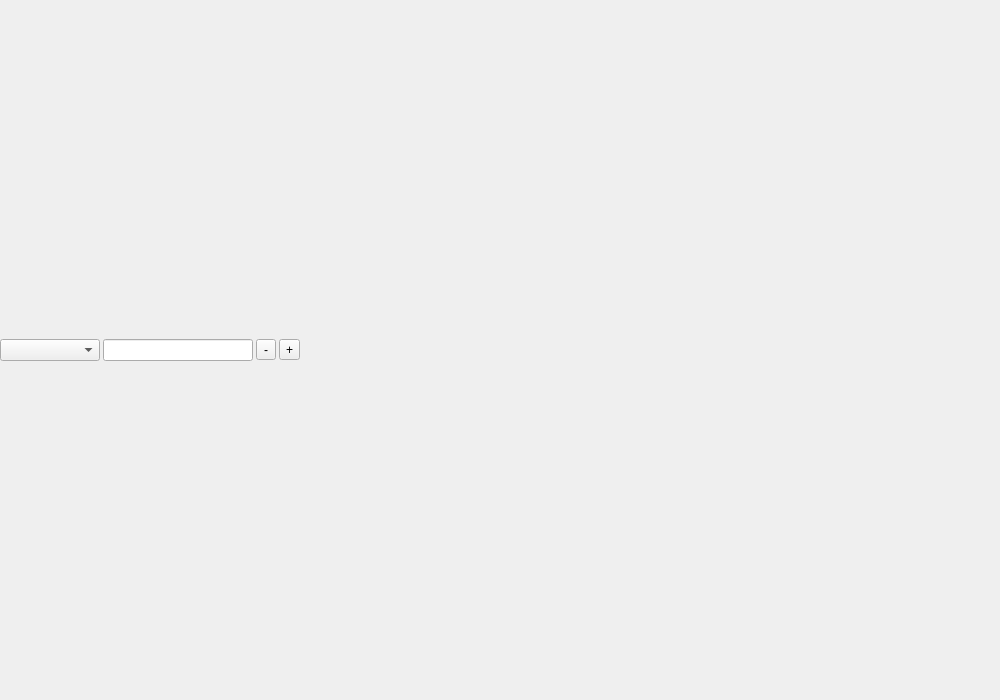
<?xml version="1.0" encoding="UTF-8"?>
<ui version="4.0">
 <class>GenomeVisualizationWidget</class>
 <widget class="QWidget" name="GenomeVisualizationWidget">
  <property name="geometry">
   <rect>
    <x>0</x>
    <y>0</y>
    <width>1000</width>
    <height>700</height>
   </rect>
  </property>
  <property name="minimumSize">
   <size>
    <width>1000</width>
    <height>700</height>
   </size>
  </property>
  <property name="windowTitle">
   <string>Form</string>
  </property>
  <layout class="QVBoxLayout" name="verticalLayout">
   <property name="spacing">
    <number>3</number>
   </property>
   <property name="leftMargin">
    <number>0</number>
   </property>
   <property name="topMargin">
    <number>3</number>
   </property>
   <property name="rightMargin">
    <number>0</number>
   </property>
   <property name="bottomMargin">
    <number>3</number>
   </property>
   <item>
    <layout class="QHBoxLayout" name="horizontalLayout">
     <property name="spacing">
      <number>3</number>
     </property>
     <item>
      <widget class="QComboBox" name="chr_selector">
       <property name="minimumSize">
        <size>
         <width>100</width>
         <height>0</height>
        </size>
       </property>
       <property name="toolTip">
        <string>Select chromosome.</string>
       </property>
      </widget>
     </item>
     <item>
      <widget class="QLineEdit" name="search">
       <property name="sizePolicy">
        <sizepolicy hsizetype="Preferred" vsizetype="Fixed">
         <horstretch>0</horstretch>
         <verstretch>0</verstretch>
        </sizepolicy>
       </property>
       <property name="minimumSize">
        <size>
         <width>150</width>
         <height>0</height>
        </size>
       </property>
       <property name="toolTip">
        <string>&lt;html&gt;&lt;head/&gt;&lt;body&gt;&lt;p&gt;Search for:&lt;br/&gt;- Chromosome&lt;br/&gt;- Chromosomal region (format e.g.: chr1:400-800)&lt;br/&gt;- HGNC-approved gene names&lt;br/&gt;- Transcript names&lt;br/&gt;&lt;br/&gt;Enter search text and press RETURN to start the search.&lt;/p&gt;&lt;/body&gt;&lt;/html&gt;</string>
       </property>
      </widget>
     </item>
     <item>
      <widget class="QToolButton" name="zoomout_btn">
       <property name="minimumSize">
        <size>
         <width>20</width>
         <height>20</height>
        </size>
       </property>
       <property name="toolTip">
        <string>Zoom out</string>
       </property>
       <property name="text">
        <string>-</string>
       </property>
      </widget>
     </item>
     <item>
      <widget class="QToolButton" name="zoomin_btn">
       <property name="minimumSize">
        <size>
         <width>20</width>
         <height>20</height>
        </size>
       </property>
       <property name="toolTip">
        <string>Zoom in</string>
       </property>
       <property name="text">
        <string>+</string>
       </property>
       <property name="autoRaise">
        <bool>false</bool>
       </property>
      </widget>
     </item>
     <item>
      <spacer name="horizontalSpacer">
       <property name="orientation">
        <enum>Qt::Horizontal</enum>
       </property>
       <property name="sizeHint" stdset="0">
        <size>
         <width>40</width>
         <height>20</height>
        </size>
       </property>
      </spacer>
     </item>
    </layout>
   </item>
  </layout>
 </widget>
 <resources/>
 <connections/>
</ui>
